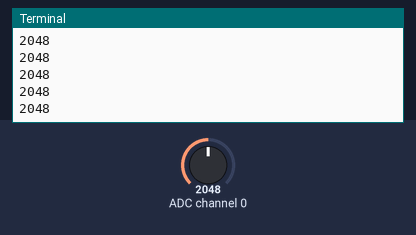
Bench run of a program on a simulated Raspberry Pi (BCM pin numbers). On the bench: the last lines printed to the terminal. Inputs (shaded band) come from the test bench; at power-on: ADC channel 0 = 2048 (analog values on the 0–4095 scale). Library files of the repository ran but are not shown: MCP3208.py.

Above: at 1.2 s.
1.3 s: ADC channel 0 set to 2866
At 2.4 s:
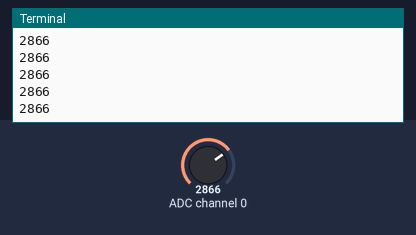
2.8 s: ADC channel 0 set to 3603
At 3.4 s:
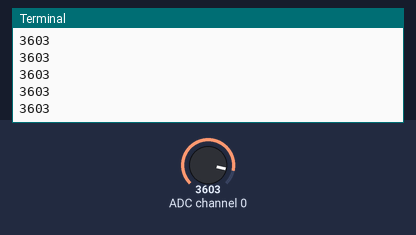
Timing chart, 0 to 4.5 s (numbered marks = the images above; inputs shaded):
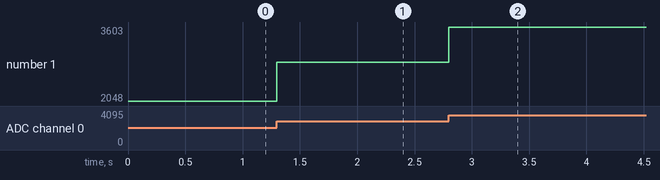

Measured:
- after the input at 1.3 s, the terminal: prints a new line at once (image 1)
- after the input at 2.8 s, the terminal: prints a new line at once (image 2)
- plotted number 1: 2048 → 2866 after the input at 1.3 s, 2866 → 3603 after the input at 2.8 s

The program:

example.py
```python
"""
	Author: Rockson Agyeman
	Date: 	Friday 30th March, 2021 (first authoring date)
	Version:1.0.0

	Doc:
		This driver (application) communicates with the MCP3208 [1] ADC chip via SPI on the RaspberryPi.

		requirements: 	Python3
						spidev


  	Instructions:
  		1. Enable SPI interface on Raspi according to steps outlined in [5]. Remember to reboot Rasp Pi.
  		2. Wire MCP3208  to Raspi according to the diagram in [4]. MCP3208 pin details are in page 15 of [1].
  		3. Check that SPI is enabled by on Rasp Pi entering "ls /dev/spi*" on the terminal.
  		 	This should return "/dev/spidev0.0  /dev/spidev0.1"


  	REFERENCES
  	---------------------------------------------------------------------------------------------------------------------------------
  	[1] MCP3204/3208, http://ww1.microchip.com/downloads/en/devicedoc/21298e.pdf
  	[2] Y. Kim, Chapter 10: Linux SPI Device Driver, Department of Information & Communication Engineering, Yeungnam Univversity, 2017.
  	[3] SpiDev Documentation, https://www.sigmdel.ca/michel/ha/rpi/dnld/draft_spidev_doc.pdf
  	[4] https://i.stack.imgur.com/DAM3d.png
  	[5] Enabling SPI on the Raspberry Pi, https://pimylifeup.com/raspberry-pi-spi/


  	usage: python3 example.py

"""
# import MCP3208 module / class
from MCP3208 import MCP3208

# instantiate the class
mcp3208 = MCP3208()


while(1):
    # read channel 1 (CH0) of MCP3208
	adc_val = mcp3208.read_ADC(1)
	print(adc_val)
```
